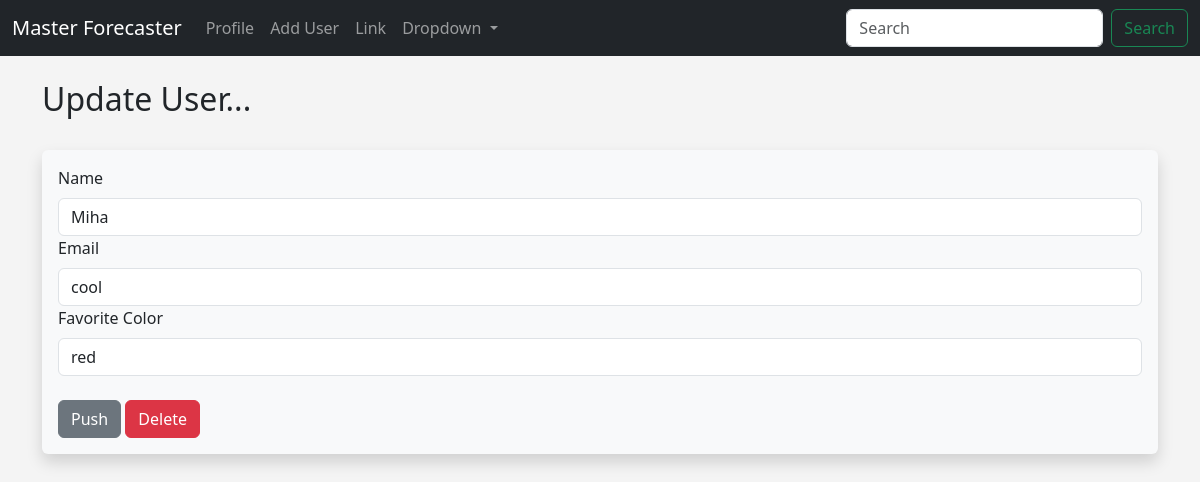
The app's page /update/9 with its own data.
### hello.py (models this page shows, shortened)
class Users(db.Model):
    id = db.Column(db.Integer, primary_key = True)
    name = db.Column(db.String(200), nullable=False)
    email = db.Column(db.String(200), nullable=False, unique=True)
    favorite_color = db.Column(db.String(200))
    date_added = db.Column(db.DateTime, default=datetime.utcnow())

### hello.py (the view)
@app.route('/update/<int:id>', methods = ['GET', 'POST'])
def update(id):
    form = UserForm()
    name_to_update = Users.query.get_or_404(id)
    if request.method == 'POST':
        name_to_update.name = request.form['name']
        name_to_update.email = request.form['email']
        name_to_update.favorite_color = request.form['favorite_color']
        try:
            db.session.commit()
            flash('User updated successfully')
            return render_template('update.html', form=form, name_to_update=name_to_update)
        except:
            flash('Something went wrong')
            return render_template('update.html', form=form, name_to_update=name_to_update)
    else:
        return render_template('update.html', form=form, name_to_update=name_to_update, id=id)

### hello.py
class UserForm(FlaskForm):
    name = StringField('Name', validators=[DataRequired()])
    email = StringField('Email', validators=[DataRequired()])
    favorite_color = StringField('Favorite Color')
    submit = SubmitField('Push')

### templates/update.html (shortened to what this page needs)
{% extends 'base.html' %}
{% block content %}
    {% if name %}
        <h2>User Updated</h2>
        <br/>
    <table class="table table-hover table-bordered table-striped">
        {% for our_user in our_users %}
        <tr>
        <td>{{ our_user.id }} - {{ our_user.name }} - {{ our_user.email }} - {{ our_user.favorite_color }}<br/></td>
        </tr>
        {% endfor %}
    </table>
{% else %}
    <h2>Update User...</h2></br>
    <div class="shadow p-3 mb-5 bg-body-tertiary rounded">
        <form action="/update/{{ name_to_update.id }}" method="POST">
            {{ form.name.label(class="form-label") }}
            {{ form.name(class="form-control", value=name_to_update.name) }}
            {{ form.email.label(class="form-label") }}
            {{ form.email(class="form-control", value=name_to_update.email) }}
            {{ form.favorite_color.label(class="form-label") }}
            {{ form.favorite_color(class="form-control", value=name_to_update.favorite_color) }}
            <br/>
            {{ form.submit(class="btn btn-secondary") }}
            <a href="{{ url_for('delete', id=id) }}" class="btn btn-danger">Delete</a>
        </form>
    </div>
    <br/><br/>
{% endif %}
{% endblock %}

### static/css/style.css (style rules this page uses)
body { background: #f4f4f4; }

### records on screen
Users: name "Miha", email "cool", favorite_color "red"
